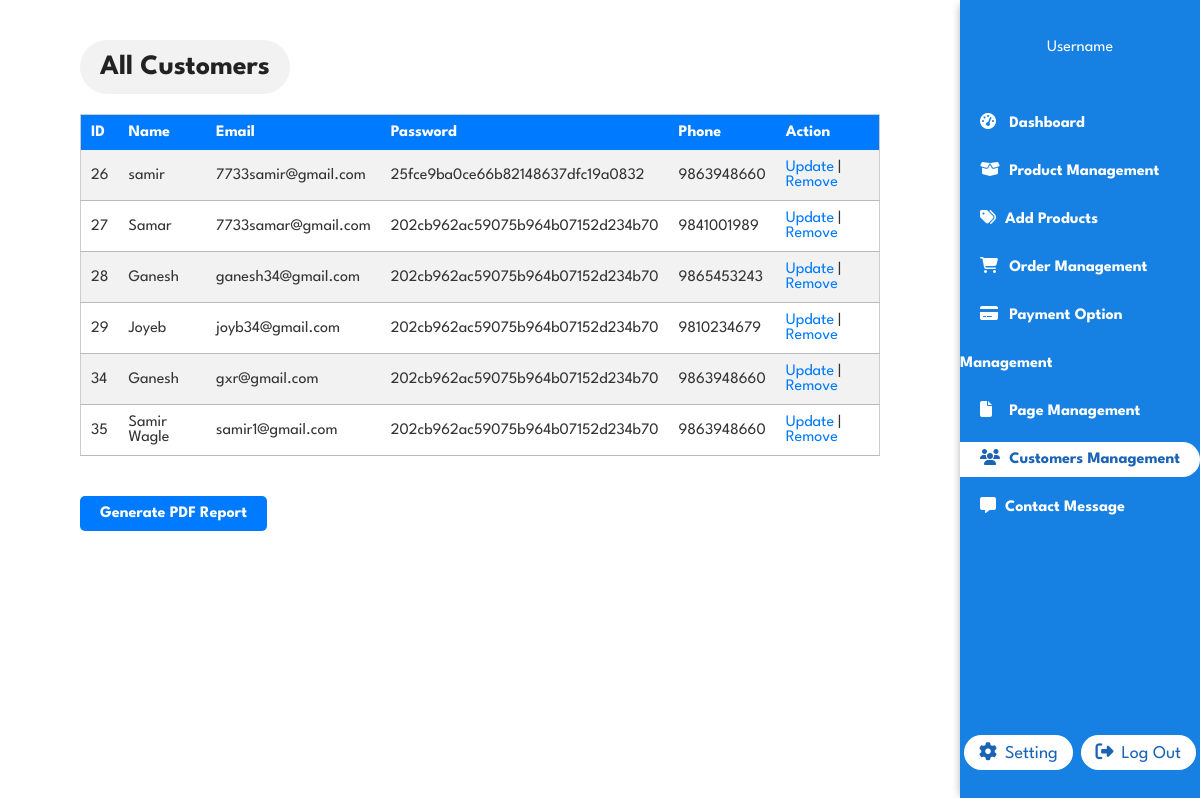
/admin/manageCustomer.php, run on the app's committed database.
### tables this page shows
CREATE TABLE `form` (
  `id` int(11) NOT NULL,
  `name` varchar(60) NOT NULL,
  `email` varchar(50) NOT NULL,
  `password` varchar(50) NOT NULL,
  `phone` bigint(11) NOT NULL
);

### admin/manageCustomer.php (the view, shortened to what this page needs)
<?php
include '../dbconnect.php';
$select = mysqli_query($conn, "SELECT * FROM `form`") or die('query failed');
?>
<!DOCTYPE html>
<html lang="en">
<head>
    <link rel="stylesheet" href="../css/styles.css">
    <link rel="stylesheet" href="../css/admin.css">
</head>
<body>
    <section id="dashboard">
        <div class="left-dash-sec section-p1">
            <h2>All Customers</h2>
            <div class="recent-order">
                <div class="container">
                    <table class="user-table">
                        <tr>
                            <th>ID</th>
                            <th>Name</th>
                            <th>Email</th>
                            <th>Password</th>
                            <th>Phone</th>
                            <th>Action</th>
                        </tr>
                        <?php
                        while ($row = mysqli_fetch_assoc($select)) {
                            echo '<tr>';
                            echo '<td>' . $row['id'] . '</td>';
                            echo '<td>' . $row['name'] . '</td>';
                            echo '<td>' . $row['email'] . '</td>';
                            echo '<td>' . $row['password'] . '</td>';
                            echo '<td>' . $row['phone'] . '</td>';
                            echo '<td><a href="updateCustomer.php?id=' . $row['id'] . '">Update</a> | <a href="deleteCustomer.php?id=' . $row['id'] . '">Remove</a></td>';
                            echo '</tr>';
                        }
                    ?>
                    </table>
                    <button class='generate-pdf' onclick="window.location.href='mngCusReport.php'">Generate PDF Report</button>
                </div>
            </div>
        </div>
        <div class="right-dash-sec">
            <div class="sidebar">
                <div class='name'>
                    <span>Username</span>
                </div>
                <nav>
                    <ul>
                        <li><a href="admin.php"><i class="fas fa-tachometer-alt"></i> Dashboard</a></li>
                        <li><a href="manageProducts.php"><i class="fas fa-box-open"></i> Product Management</a></li>
                        <li><a href="addProduct.php"><i class="fas fa-tags"></i>Add Products</a></li>
                        <li><a href="orders.php"><i class="fas fa-shopping-cart"></i> Order Management</a></li>
                        <li><a href="#"><i class="fas fa-credit-card"></i> Payment Option Management</a></li>
                        <li><a href="#"><i class="fas fa-file"></i> Page Management</a></li>
                        <li><a class="active" href="manageCustomer.php"><i class="fas fa-users"></i> Customers Management</a></li>
                        <li><a href="../contact/contactdata.php"><i class="fas fa-message"></i>Contact Message</a></li>
                    </ul>
                </nav>
                <div class="setting">
                    <a><i class="fa-solid fa-gear"></i>Setting</a>
                    <a href="adminLogout.php"><i class="fa-solid fa-right-from-bracket"></i>Log Out</a>
                </div>
            </div>
        </div>
    </section>
</body>
</html>

### css/styles.css (style rules this page uses)
* { margin: 0; padding: 0; box-sizing: border-box; font-family: 'League Spartan', sans-serif; }
h2 { font-size: 46px; line-height: 54px; color: #222; }
.section-p1 { padding: 40px 80px; }
body { width: 100%; }
.front h4, h2, p { padding-bottom: 15px; }
#cart th, td { padding: 10px; border-bottom: 1px solid #bbbbbb; color: #333; }
#dashboard { display: flex; justify-content: space-between; width: 100%; }
.left-dash-sec { width: 80%; }
.right-dash-sec { width: 20%; box-shadow: -5px 0px 8px -5px rgba(0,0,0,0.3) ; position: fixed; top: 0; right: 0; }
.left-dash-sec h2 { font-size: 28px; background: #f2f2f2; display: inline-block; padding: 0 20px; border-radius: 50px; }
.sidebar { background-color: #1780e3; height: 100vh; color: #fff; padding-top: 40px; position: relative; display: flex; flex-direction: column; box-shadow: 4px 0px 4px rgba(0, 0, 0, 0.1); }
.sidebar nav { display: flex; flex-direction: column; }
.sidebar nav ul { margin-top: 40px; list-style: none; }
.sidebar nav li a { text-decoration: none; color: #fff; font-size: 16px; padding: 0 20px; line-height: 3; font-weight: 700; transition: 0.3s; }
.sidebar nav a.active, .sidebar nav a:hover { background-color: white; border-radius: 50px; color: #1a63b5; padding: 10px 20px; white-space: nowrap; border-top-left-radius: 0; border-bottom-left-radius: 0; }
.sidebar nav li a i { margin-right: 15px; max-width: 10px; }
.name { text-align: center; }
.setting { display: flex; justify-content: space-around; margin-top: auto; align-items: center; margin-bottom: 30px; }
.setting a { color: #1a63b5; font-size: 18px; background-color: #ffffff; border-radius: 50px; border: none; outline: none; cursor: pointer; padding: 8px 15px; text-decoration: none; }
.setting a i { margin-right: 8px; }
.recent-order { margin-top: 20px; }

### css/admin.css (style rules this page uses)
.mng-pro th, td { padding: 10px; border-bottom: 1px solid #bbbbbb; }
.user-table { width: 100%; border-collapse: collapse; background-color: #fff; border: 1px solid #ccc; }
.user-table th, .user-table td { padding: 10px; text-align: left; }
.user-table th { background-color: #007bff; color: #fff; }
.user-table tr:nth-child(even) { background-color: #f2f2f2; }
.user-table a { color: #007bff; text-decoration: none; }
.generate-pdf { display: inline-block; padding: 10px 20px; font-size: 16px; margin-top: 40px; font-weight: bold; text-align: center; text-decoration: none; border: none; border-radius: 5px; cursor: pointer; color: #fff; background-color: #007bff; transition: background-color 0.3s ease; }

### data on the page
form: id "26", name "samir", email "7733samir@gmail.com", password "25fce9ba0ce66b82148637dfc19a0832", phone "9863948660"
form: id "27", name "Samar", email "7733samar@gmail.com", password "202cb962ac59075b964b07152d234b70", phone "9841001989"
form: id "28", name "Ganesh", email "ganesh34@gmail.com", password "202cb962ac59075b964b07152d234b70", phone "9865453243"
form: id "29", name "Joyeb", email "joyb34@gmail.com", password "202cb962ac59075b964b07152d234b70", phone "9810234679"
form: id "34", name "Ganesh", email "gxr@gmail.com", password "202cb962ac59075b964b07152d234b70", phone "9863948660"
form: id "35", name "Samir Wagle", email "samir1@gmail.com", password "202cb962ac59075b964b07152d234b70", phone "9863948660"
